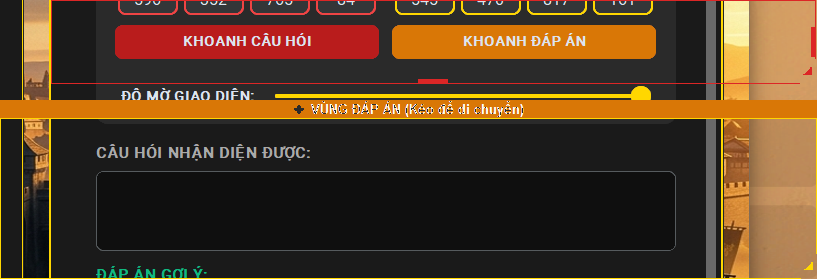
#> input picture debug_ocr/full.png, 817 x 279 px, found by its file name
$ python test_full_halves.py
#> lines starting #> are read from the running program, lines starting #| are printed output that depends on the picture; long printed decimals are rounded
import cv2

path = r'e:\Tool\QuestionROK\debug_ocr\full.png'
img = cv2.imread(path)
#> img is the input picture: shape (279, 817, 3); mean B, G, R 36.3, 59.1, 83.1
h, w = img.shape[:2]
#> h = 279; w = 817

left_half = img[:, :w//2]
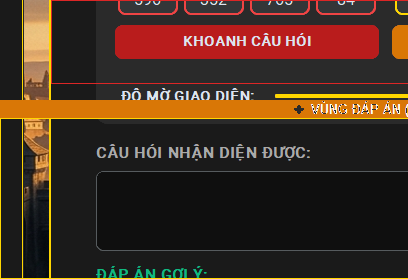
#> left_half: shape (279, 408, 3); mean B, G, R 32.7, 46, 67.8
right_half = img[:, w//2:]
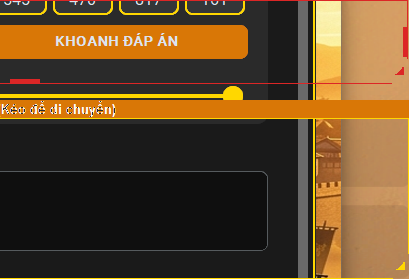
#> right_half: shape (279, 409, 3); mean B, G, R 39.9, 72.2, 98.3

print("Left half mean:", left_half.mean())
#| Left half mean: 48.809
print("Right half mean:", right_half.mean())
#| Right half mean: 70.159

cv2.imwrite(r'e:\Tool\QuestionROK\debug_ocr\left_half.png', left_half)
cv2.imwrite(r'e:\Tool\QuestionROK\debug_ocr\right_half.png', right_half)

import os
print("left_half.png size:", os.path.getsize(r'e:\Tool\QuestionROK\debug_ocr\left_half.png'))
print("right_half.png size:", os.path.getsize(r'e:\Tool\QuestionROK\debug_ocr\right_half.png'))

$ run again, with debug_ocr/opt_a.png copied over debug_ocr/full.png
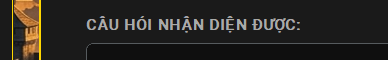
#> input picture debug_ocr/opt_a.png, 388 x 60 px, found by its file name
#> img is the input picture: shape (60, 388, 3); mean B, G, R 32.6, 36.6, 39.4
#> `left_half = img[:, :w//2]`:
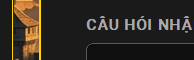
#> left_half: shape (60, 194, 3); mean B, G, R 34.5, 42.4, 48
#> `right_half = img[:, w//2:]`:
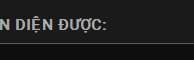
#> right_half: shape (60, 194, 3); mean B, G, R 30.7, 30.7, 30.7
#| Left half mean: 41.637
#| Right half mean: 30.732
